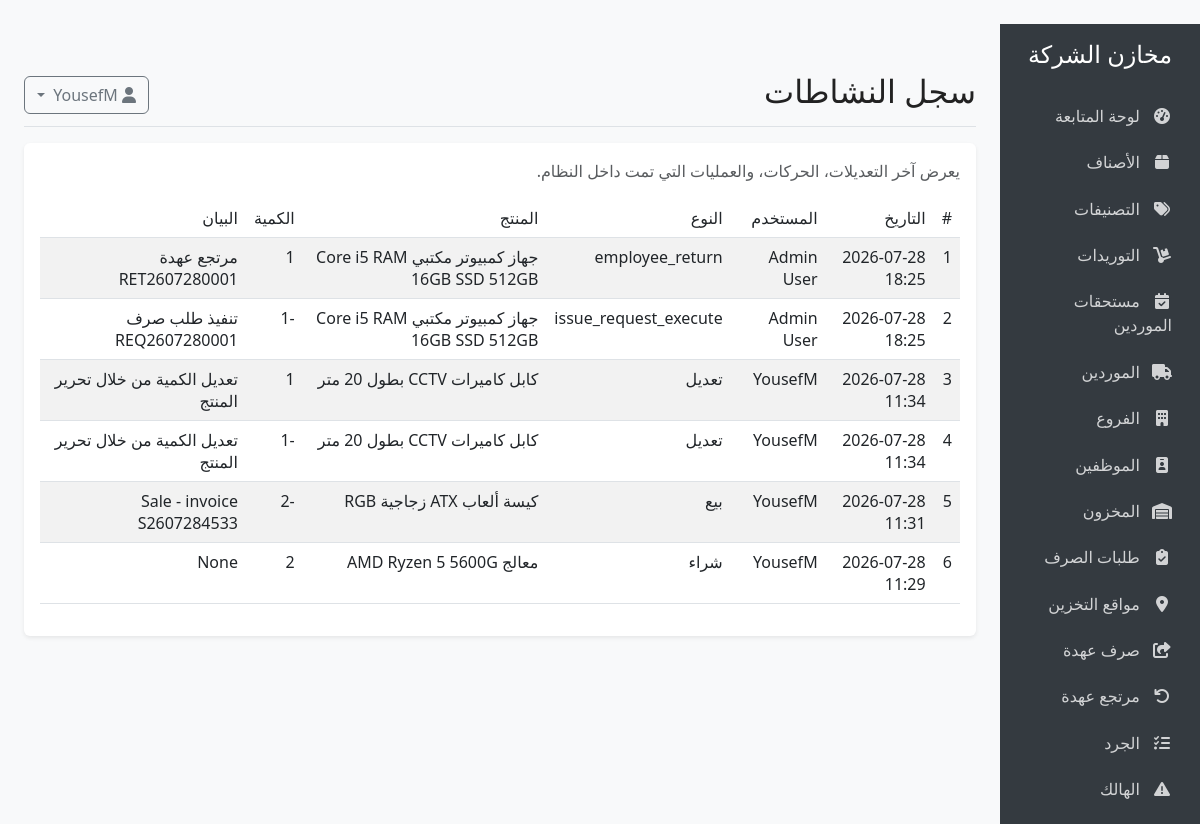
Page /activity (signed in) on the committed database.
### models.py (models this page shows, shortened)
class User(db.Model, UserMixin):
    __tablename__ = 'users'
    id = db.Column(db.Integer, primary_key=True)
    username = db.Column(db.String(64), unique=True, nullable=False)
    email = db.Column(db.String(120), unique=True, nullable=False)
    password_hash = db.Column(db.String(128), nullable=False)
    full_name = db.Column(db.String(100), nullable=True)
    role = db.Column(db.String(30), default='user')
    is_active = db.Column(db.Boolean, default=True)
    created_at = db.Column(db.DateTime, default=datetime.utcnow)

class InventoryTransaction(db.Model):
    __tablename__ = 'inventory_transactions'
    id = db.Column(db.Integer, primary_key=True)
    product_id = db.Column(db.Integer, db.ForeignKey('products.id'), nullable=False)
    quantity_before = db.Column(db.Integer, nullable=False)
    quantity_change = db.Column(db.Integer, nullable=False)
    quantity_after = db.Column(db.Integer, nullable=False)
    transaction_type = db.Column(db.String(20), nullable=False)  # purchase, sale, adjustment, return
    reference_type = db.Column(db.String(20), nullable=True)  # purchase, sale, adjustment
    reference_id = db.Column(db.Integer, nullable=True)
    notes = db.Column(db.Text, nullable=True)
    timestamp = db.Column(db.DateTime, default=datetime.utcnow)
    user_id = db.Column(db.Integer, db.ForeignKey('users.id'), nullable=True)
    product = db.relationship('Product', backref='transactions', lazy=True)
    user = db.relationship('User', backref='inventory_transactions', lazy=True)

class Product(db.Model):
    __tablename__ = 'products'
    id = db.Column(db.Integer, primary_key=True)
    name = db.Column(db.String(100), nullable=False)
    description = db.Column(db.Text, nullable=True)
    barcode = db.Column(db.String(50), unique=True, nullable=True)
    sku = db.Column(db.String(50), unique=True, nullable=True)
    purchase_price = db.Column(db.Float, nullable=False, default=0)
    sale_price = db.Column(db.Float, nullable=False, default=0)
    min_quantity = db.Column(db.Integer, default=0)
    category_id = db.Column(db.Integer, db.ForeignKey('categories.id'), nullable=True)
    created_at = db.Column(db.DateTime, default=datetime.utcnow)
    updated_at = db.Column(db.DateTime, default=datetime.utcnow, onupdate=datetime.utcnow)
    inventory = db.relationship('Inventory', backref='product', uselist=False, lazy=True)
    purchase_items = db.relationship('PurchaseItem', backref='product', lazy=True)
    sale_items = db.relationship('SaleItem', backref='product', lazy=True)

### app.py (the view)
@app.route('/activity')
@login_required
@report_required
def activity():
    logs_page = InventoryTransaction.query.options(joinedload(InventoryTransaction.user), joinedload(InventoryTransaction.product)).order_by(InventoryTransaction.timestamp.desc()).paginate(
        page=request.args.get('page', 1, type=int),
        per_page=50,
        error_out=False
    )
    type_labels = {
        'sale': 'بيع',
        'purchase': 'شراء',
        'adjustment': 'تعديل',
        'return': 'مرتجع'
    }
    return render_template('activity.html', logs=logs_page.items, logs_page=logs_page, type_labels=type_labels)

### app.py (called while the page is built)
def roles_required(*roles):
    def decorator(f):
        @wraps(f)
        def decorated_function(*args, **kwargs):
            if not current_user.is_authenticated or current_user.role not in roles:
                flash('ليس لديك صلاحية تنفيذ هذا الإجراء.', 'danger')
                return redirect(url_for('index'))
            return f(*args, **kwargs)
        return decorated_function
    return decorator

@login_manager.user_loader
def load_user(user_id):
    user = User.query.get(int(user_id))
    if user and not user.is_active:
        return None
    return user

@app.before_request
def hide_retail_pages_in_company_mode():
    path = request.path.rstrip('/') or '/'
    if path.startswith('/static') or not current_user.is_authenticated:
        return None
    if any(path == prefix or path.startswith(f'{prefix}/') for prefix in RETAIL_ONLY_PREFIXES):
        flash('تم إخفاء صفحات البيع والعملاء والكاشير لأن النظام مضبوط كمخزن شركة داخلي.', 'warning')
        return redirect(url_for('index'))
    if path in RETAIL_ONLY_REPORT_PATHS:
        flash('هذا التقرير خاص بالبيع التجاري وغير مستخدم في نظام مخازن الشركة.', 'warning')
        return redirect(url_for('reports'))
    return None

@app.context_processor
def inject_settings():
    from models import Setting
    settings = {s.key: s.value for s in Setting.query.all()}
    def page_url(page):
        args = request.args.to_dict(flat=True)
        args['page'] = page
        return url_for(request.endpoint, **(request.view_args or {}), **args)
    return dict(settings=settings, page_url=page_url)

### templates/activity.html (shortened to what this page needs)
﻿{% extends "base.html" %}
{% block header %}سجل النشاطات{% endblock %}
{% block content %}
<div class="card">
  <div class="card-body">
    <p class="text-muted">يعرض آخر التعديلات، الحركات، والعمليات التي تمت داخل النظام.</p>
    <div class="table-responsive">
      <table class="table table-striped">
        <thead>
          <tr>
            <th>#</th>
            <th>التاريخ</th>
            <th>المستخدم</th>
            <th>النوع</th>
            <th>المنتج</th>
            <th>الكمية</th>
            <th>البيان</th>
          </tr>
        </thead>
        <tbody>
          {% for log in logs %}
          <tr>
            <td>{{ loop.index }}</td>
            <td>{{ log.timestamp.strftime('%Y-%m-%d %H:%M') }}</td>
            <td>{{ log.user.full_name if log.user and log.user.full_name else log.user.username if log.user else 'نظام' }}</td>
            <td>{{ type_labels.get(log.transaction_type, log.transaction_type) }}</td>
            <td>{{ log.product.name if log.product else '—' }}</td>
            <td>{{ log.quantity_change }}</td>
            <td>{{ log.notes }}</td>
          </tr>
          {% else %}
          <tr>
            <td colspan="7" class="text-center">لا توجد سجلات حتى الآن.</td>
          </tr>
          {% endfor %}
        </tbody>
      </table>
    </div>
    {% if logs_page is defined %}
    {% set page_obj = logs_page %}
    {% endif %}
  </div>
</div>
{% endblock %}

### templates/base.html (shortened to what this page needs)
<!DOCTYPE html>
<html lang="ar" dir="rtl">
<head>
    <link rel="stylesheet" href="https://cdn.jsdelivr.net/npm/bootstrap@5.3.0/dist/css/bootstrap.rtl.min.css">
    <link rel="stylesheet" href="https://cdnjs.cloudflare.com/ajax/libs/font-awesome/6.4.0/css/all.min.css">
    <link id="theme-style" rel="stylesheet" href="{{ url_for('static', filename='css/' + (settings.get('theme', 'light') if settings else 'light') + '.css') }}">
</head>
<body>
    <div class="container-fluid">
        <div class="row">
            <div class="col-md-3 col-lg-2 d-md-block sidebar collapse">
                <div class="position-sticky pt-3">
                    <div class="text-center mb-4">
                        <h4>{{ settings['store_name'] if settings and settings.get('store_name') else 'مخازن الشركة' }}</h4>
                    </div>
                    <ul class="nav flex-column">
                        <li class="nav-item">
                            <a class="nav-link {% if request.path == url_for('index') %}active{% endif %}" href="{{ url_for('index') }}">
                                <i class="fas fa-tachometer-alt"></i> لوحة المتابعة
                            </a>
                        </li>
                        <li class="nav-item">
                            <a class="nav-link {% if request.path.startswith(url_for('products')) %}active{% endif %}" href="{{ url_for('products') }}">
                                <i class="fas fa-box"></i> الأصناف
                            </a>
                        </li>
                        <li class="nav-item">
                            <a class="nav-link {% if request.path.startswith(url_for('categories')) %}active{% endif %}" href="{{ url_for('categories') }}">
                                <i class="fas fa-tags"></i> التصنيفات
                            </a>
                        </li>
                        <li class="nav-item">
                            {% set purchases_path = url_for('purchases') %}
                            {% set purchases_due_path = url_for('purchases_due') %}
                            <a class="nav-link {% if request.path.startswith(purchases_path) and not request.path.startswith(purchases_due_path) %}active{% endif %}" href="{{ purchases_path }}">
                                <i class="fas fa-dolly"></i> التوريدات
                            </a>
                        </li>
                        {% if current_user.role in ['admin', 'warehouse_manager'] %}
                        <li class="nav-item">
                            <a class="nav-link {% if request.path.startswith(url_for('purchases_due')) %}active{% endif %}" href="{{ url_for('purchases_due') }}">
                                <i class="fas fa-calendar-check"></i> مستحقات الموردين
                            </a>
                        </li>
                        {% endif %}
                        <li class="nav-item">
                            <a class="nav-link {% if request.path.startswith(url_for('suppliers')) %}active{% endif %}" href="{{ url_for('suppliers') }}">
                                <i class="fas fa-truck"></i> الموردين
                            </a>
                        </li>
                        {% if current_user.role in ['admin', 'warehouse_manager'] %}
                        <li class="nav-item">
                            <a class="nav-link {% if request.path.startswith(url_for('branches')) %}active{% endif %}" href="{{ url_for('branches') }}">
                                <i class="fas fa-building"></i> الفروع
                            </a>
                        </li>
                        <li class="nav-item">
                            <a class="nav-link {% if request.path.startswith(url_for('employees')) %}active{% endif %}" href="{{ url_for('employees') }}">
                                <i class="fas fa-id-badge"></i> الموظفين
                            </a>
                        </li>
                        {% endif %}
                        <li class="nav-item">
                            <a class="nav-link " href="{{ url_for('inventory') }}">
                                <i class="fas fa-warehouse"></i> المخزون
                            </a>
                        </li>
                        <li class="nav-item">
                            <a class="nav-link {% if request.path.startswith('/inventory/issue-requests') %}active{% endif %}" href="/inventory/issue-requests">
                                <i class="fas fa-clipboard-check"></i> طلبات الصرف
                            </a>
                        </li>
                        {% if current_user.role in ['admin', 'warehouse_manager'] %}
                        <li class="nav-item">
                            <a class="nav-link {% if request.path.startswith('/storage-locations') %}active{% endif %}" href="/storage-locations">
                                <i class="fas fa-map-marker-alt"></i> مواقع التخزين
                            </a>
                        </li>
                        <li class="nav-item">
                            <a class="nav-link {% if request.path.startswith(url_for('stock_issue')) %}active{% endif %}" href="{{ url_for('stock_issue') }}">
                                <i class="fas fa-share-square"></i> صرف عهدة
                            </a>
                        </li>
                        <li class="nav-item">
                            <a class="nav-link {% if request.path.startswith('/inventory/returns') %}active{% endif %}" href="/inventory/returns">
                                <i class="fas fa-undo"></i> مرتجع عهدة
                            </a>
                        </li>
                        <li class="nav-item">
                            <a class="nav-link {% if request.path.startswith('/inventory/stocktakes') %}active{% endif %}" href="/inventory/stocktakes">
                                <i class="fas fa-tasks"></i> الجرد
                            </a>
                        </li>
                        <li class="nav-item">
                            <a class="nav-link {% if request.path.startswith(url_for('damage_record')) %}active{% endif %}" href="{{ url_for('damage_record') }}">
                                <i class="fas fa-exclamation-triangle"></i> الهالك
                            </a>
                        </li>
                        {% endif %}
                        <li class="nav-item">
                            <a class="nav-link {% if request.path.startswith(url_for('reports')) %}active{% endif %}" href="{{ url_for('reports') }}">
                            </a>
                        </li>
                    </ul>
                </div>
            </div>
            <main class="col-md-9 ms-sm-auto col-lg-10 px-md-4 main-content">
                <div class="d-flex justify-content-between flex-wrap flex-md-nowrap align-items-center pt-3 pb-2 mb-3 border-bottom">
                    <h1 class="h2">{% block header %}{% endblock %}</h1>
                    <div class="btn-toolbar mb-2 mb-md-0">
                        <div class="dropdown">
                            <button class="btn btn-outline-secondary dropdown-toggle" type="button" id="userDropdown" data-bs-toggle="dropdown" aria-expanded="false">
                                <i class="fas fa-user"></i>
                                {{ current_user.username }}
                            </button>
                        </div>
                    </div>
                </div>
                {% block content %}{% endblock %}
            </main>
        </div>
    </div>
</body>
</html>

### static/css/light.css (style rules this page uses)
body { background: #fff; color: #222; }
.card, .table { background: #fff; color: #222; }
.navbar, .sidebar { background: #f8f9fa; color: #222; }

### templates/base.html (style rules this page uses)
body { font-family: 'Segoe UI', Tahoma, Geneva, Verdana, sans-serif; background-color: #f8f9fa; }
.sidebar { height: 100vh; position: sticky; top: 0; overflow-y: auto; overflow-x: hidden; background-color: #343a40; color: #fff; }
.sidebar .nav-link { color: rgba(255, 255, 255, 0.78); padding: 0.5rem 1rem; margin: 0.2rem 0; border-radius: 0.25rem; }
.sidebar .nav-link i { margin-left: 0.5rem; width: 1.25rem; text-align: center; }
.main-content { padding: 2rem; }
.card { margin-bottom: 1.5rem; border: none; box-shadow: 0 0.125rem 0.25rem rgba(0, 0, 0, 0.075); }
.table th { font-weight: 500; }

### rows in the picture
User: username "YousefM"
InventoryTransaction: timestamp "2026-07-28 18:25", user "Admin User", get "employee_return", product "جهاز كمبيوتر مكتبي Core i5 RAM 16GB SSD 512GB", quantity_change "1", notes "مرتجع عهدة RET2607280001"
InventoryTransaction: timestamp "2026-07-28 18:25", user "Admin User", get "issue_request_execute", product "جهاز كمبيوتر مكتبي Core i5 RAM 16GB SSD 512GB", quantity_change "-1", notes "تنفيذ طلب صرف REQ2607280001"
InventoryTransaction: timestamp "2026-07-28 11:34", user "YousefM", get "تعديل", product "كابل كاميرات CCTV بطول 20 متر", quantity_change "1", notes "تعديل الكمية من خلال تحرير المنتج"
InventoryTransaction: timestamp "2026-07-28 11:34", user "YousefM", get "تعديل", product "كابل كاميرات CCTV بطول 20 متر", quantity_change "-1", notes "تعديل الكمية من خلال تحرير المنتج"
InventoryTransaction: timestamp "2026-07-28 11:31", user "YousefM", get "بيع", product "كيسة ألعاب ATX زجاجية RGB", quantity_change "-2", notes "Sale - invoice S2607284533"
InventoryTransaction: timestamp "2026-07-28 11:29", user "YousefM", get "شراء", product "معالج AMD Ryzen 5 5600G", quantity_change "2", notes "None"
